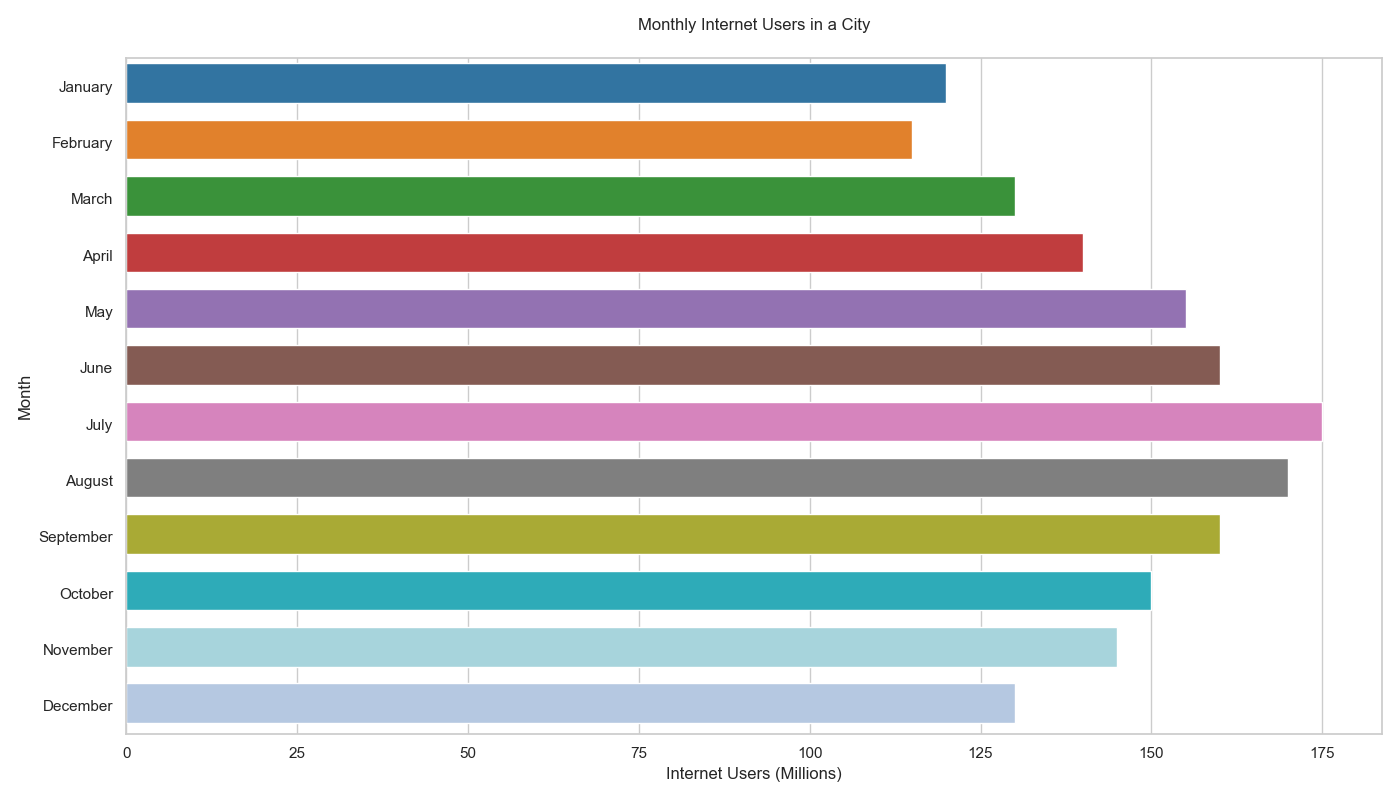

Recreate this plot in Python.

import seaborn as sns
import pandas as pd
import matplotlib.pyplot as plt

data = {
    'Month': ['January', 'February', 'March', 'April', 'May', 'June', 
              'July', 'August', 'September', 'October', 'November', 'December'],
    'Monthly_Internet_Users_Millions': [120, 115, 130, 140, 155, 160, 175, 170, 160, 150, 145, 130]
}

df = pd.DataFrame(data)

colors = ["#1f77b4", "#ff7f0e", "#2ca02c", "#d62728", "#9467bd", 
          "#8c564b", "#e377c2", "#7f7f7f", "#bcbd22", "#17becf", 
          "#9edae5", "#aec7e8"]

plt.figure(figsize=(14, 8))

barplot = sns.barplot(
    x='Monthly_Internet_Users_Millions',
    y='Month',
    data=df,
    palette=colors
)

for bar in barplot.patches:
    bar.set_height(0.7)

plt.title('Monthly Internet Users in a City', pad=20)
plt.xlabel('Internet Users (Millions)')
plt.ylabel('Month')

plt.tight_layout()
plt.show()
